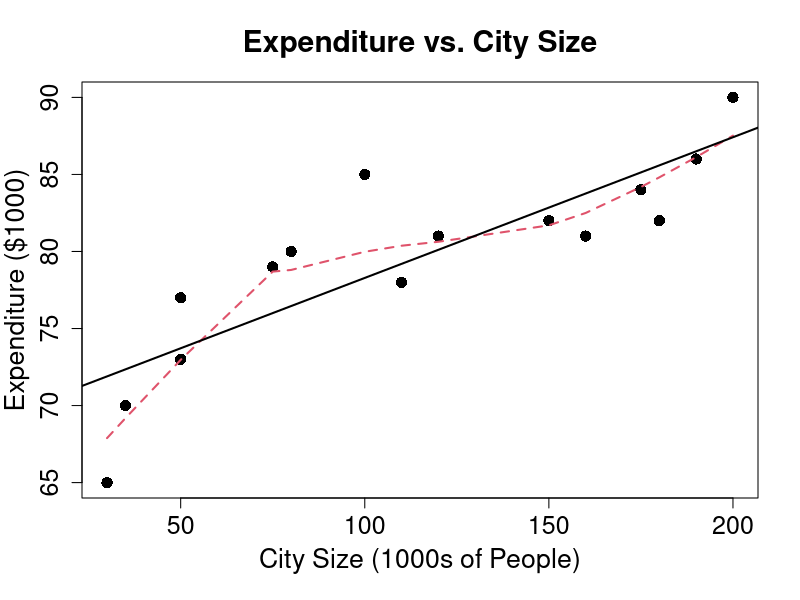
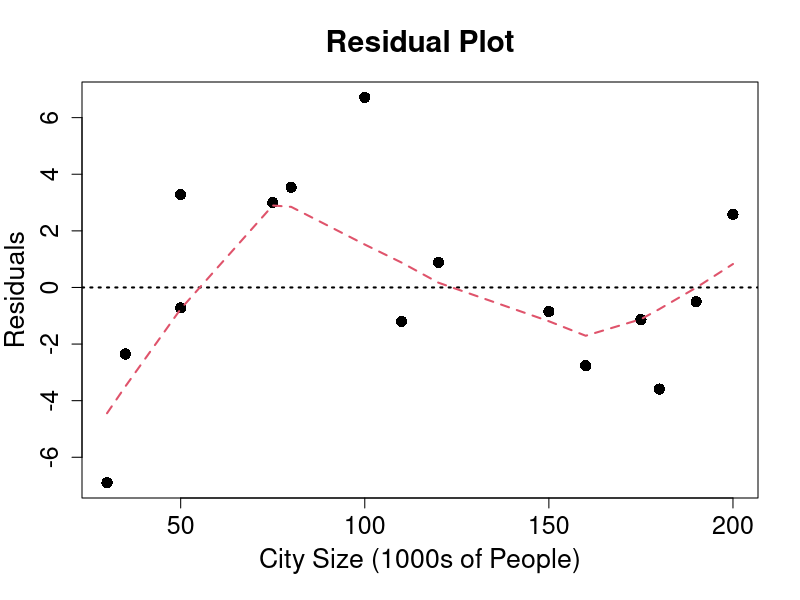

Reproduce these figures in R, in order.
# ========== #
# Homework 2 #
# ========== #

# ========= #
# Problem 1 #
# ========= #
city <- read.csv("citysize.txt",header=T) # Reads in the citysize data
attach(city)                              # Allows to access variable names 
                                          #   without calling the data frame
 
# Part (a): Scatterplot of Expenditure vs. City Size
# =====================================================
plot(size,expenditure,pch=16,cex.axis=1.5,      # Plots expenditure vs. city size
     xlab="City Size (1000s of People)",        # with x- and y-axis labels and a title
     ylab="Expenditure ($1000)", mgp=c(2.7,1,0),
     main="Expenditure vs. City Size",
     cex.lab=1.6,cex.main=1.8,cex=1.5)
lines(lowess(size,expenditure,f=0.6),lwd=2,     # Overlays lowess fit with f=0.6
      col=2,lty=8)


# Part (b): Compute Pearson's correlation
# ========================================
cor(size,expenditure)   # Pearson's correlation


# Part (c): Regression of Expenditure on City Size, plotted on scatterplot
# ==========================================================================
out <- lm(expenditure~size)  # Least squares regression of expenditure on city size
summary(out)                 # Regression summary
abline(out$coef,lwd=2)       # Plots the regression line


# Part (d): Residual Plot
# ========================
resid <- out$resid           # Puts the residuals in a vector called "resid"
plot(size,resid,pch=16,cex.axis=1.5,      # Plots the residuals vs. time
     xlab="City Size (1000s of People)",  # with x- and y-axis labels and a title
     ylab="Residuals",mgp=c(2.7,1,0),
     main="Residual Plot",
     cex.lab=1.6,cex.main=1.8,cex=1.5)
abline(h=0, lwd=2, lty=3)                 # Adds horizontal reference line at 0
lines(lowess(size,resid,f=0.5),lwd=2,     # Overlays lowess fit with f=0.6
      col=2,lty=8)

